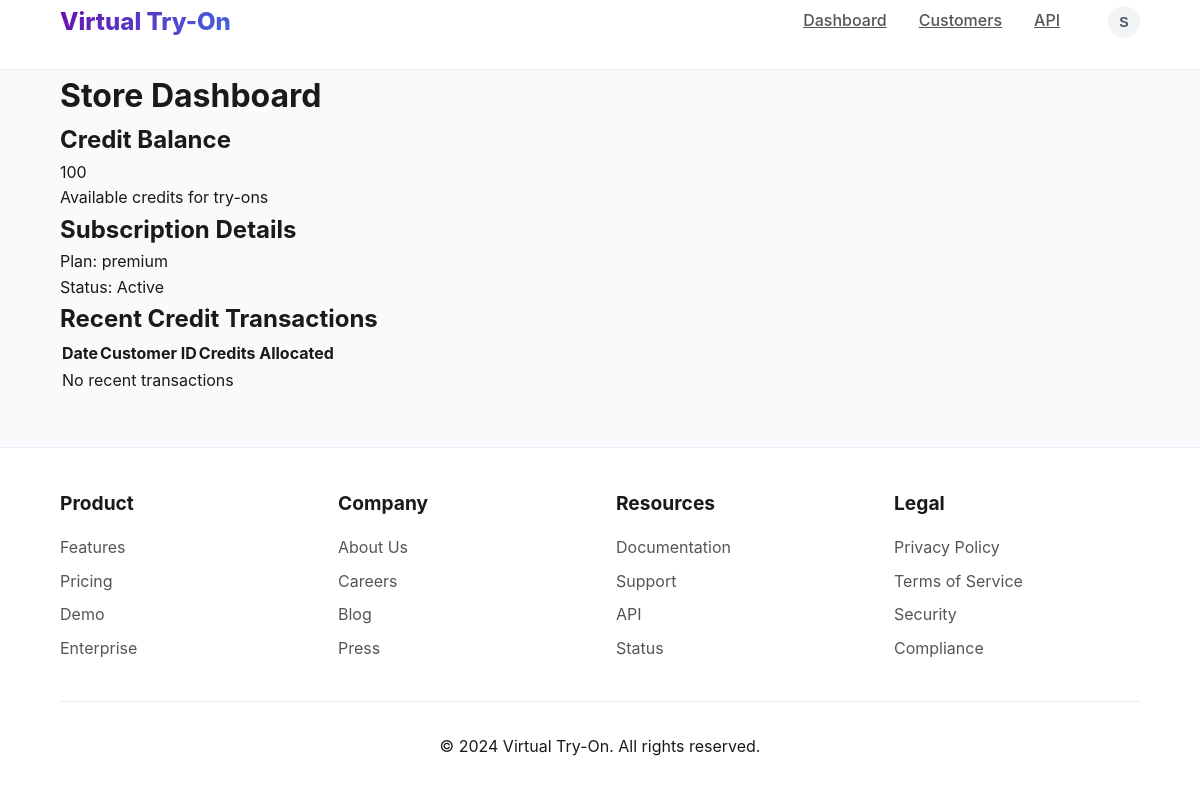
The app's page /store/dashboard (signed in) with its own data.
### app/core/models.py (models this page shows, shortened)
class User(UserMixin, db.Model):
    id = db.Column(db.Integer, primary_key=True)
    email = db.Column(db.String(120), unique=True, nullable=False)
    password_hash = db.Column(db.String(255), nullable=False)
    role = db.Column(db.String(20), nullable=False)  # Roles: admin, store, customer
    store_id = db.Column(db.Integer, db.ForeignKey('store.id'), nullable=True)  # Nullable for general customers
    credit_balance = db.Column(db.Integer, default=0)  # Added credit balance for all users
    created_at = db.Column(db.DateTime, default=db.func.current_timestamp())

class Store(db.Model):
    id = db.Column(db.Integer, primary_key=True)
    name = db.Column(db.String(120), nullable=False)
    subscription_plan = db.Column(db.String(20), default='basic')  # Plan types: basic, premium
    is_active = db.Column(db.Boolean, default=True)
    credit_balance = db.Column(db.Integer, default=0)
    users = db.relationship('User', backref='store', lazy=True)

### app/store/routes.py (the view)
@store_bp.route('/dashboard', methods=['GET'])
@login_required
def dashboard():
    if not current_user.store_id:
        return jsonify({'error': 'User is not associated with a store'}), 403
    transactions = (
        CreditTransaction.query.filter_by(to_user_id=current_user.id)
        .order_by(CreditTransaction.created_at.desc())
        .limit(10)
        .all()
    )
    return render_template('store/dashboard.html', recent_transactions=transactions)

### app/__init__.py (called while the page is built)
@login_manager.user_loader
def load_user(user_id):
    from app.core.models import User
    return User.query.get(int(user_id))

### app/templates/store/dashboard.html
{% extends "shared/base.html" %}
{% block content %}
<div class="container mx-auto px-4 py-8">
    <div class="max-w-4xl mx-auto">
        <h1 class="text-2xl font-bold mb-6">Store Dashboard</h1>
        <div class="bg-white shadow rounded-lg p-6 mb-6">
            <h2 class="text-xl font-semibold mb-4">Credit Balance</h2>
            <div class="text-3xl font-bold text-blue-600">{{ current_user.store.credit_balance }}</div>
            <p class="text-gray-600 mt-2">Available credits for try-ons</p>
        </div>
        <div class="bg-white shadow rounded-lg p-6 mb-6">
            <h2 class="text-xl font-semibold mb-4">Subscription Details</h2>
            <div class="space-y-2">
                <p><span class="font-medium">Plan:</span> {{ current_user.store.subscription_plan }}</p>
                <p><span class="font-medium">Status:</span>
                    {% if current_user.store.is_active %}
                        <span class="text-green-600">Active</span>
                    {% else %}
                        <span class="text-red-600">Inactive</span>
                    {% endif %}
                </p>
            </div>
        </div>
        <div class="bg-white shadow rounded-lg p-6">
            <h2 class="text-xl font-semibold mb-4">Recent Credit Transactions</h2>
            <table class="min-w-full table-auto text-left border-collapse border border-gray-200">
                <thead class="bg-gray-100">
                    <tr>
                        <th class="py-2 px-4 border border-gray-200">Date</th>
                        <th class="py-2 px-4 border border-gray-200">Customer ID</th>
                        <th class="py-2 px-4 border border-gray-200">Credits Allocated</th>
                    </tr>
                </thead>
                <tbody>
                    {% for transaction in recent_transactions %}
                        <tr>
                            <td class="py-2 px-4 border border-gray-200">{{ transaction.created_at.strftime('%Y-%m-%d') }}</td>
                            <td class="py-2 px-4 border border-gray-200">{{ transaction.to_user_id }}</td>
                            <td class="py-2 px-4 border border-gray-200 text-blue-600 font-bold">+{{ transaction.amount }}</td>
                        </tr>
                    {% else %}
                        <tr>
                            <td colspan="3" class="py-4 text-center text-gray-500">No recent transactions</td>
                        </tr>
                    {% endfor %}
                </tbody>
            </table>
        </div>
    </div>
</div>
{% endblock %}

### app/templates/shared/base.html (shortened to what this page needs)
<!DOCTYPE html>
<html lang="en">
<head>
</head>
<body>
 <header>
    <div class="container">
      <nav>
        <a href="/" class="logo">Virtual Try-On</a>
        <div class="nav-links" id="nav-links">
          {% if current_user.is_authenticated %}
            {% if current_user.role == 'store' %}
              <a href="{{ url_for('store.dashboard') }}" class="nav-link">Dashboard</a>
              <a href="{{ url_for('store.customers') }}" class="nav-link">Customers</a>
              <a href="{{ url_for('store.api_dashboard') }}" class="nav-link">API</a>
            {% endif %}
            <div class="user-menu">
              <button class="user-avatar" id="user-menu-button">
                <span>{{ current_user.email[0].upper() }}</span>
              </button>
            </div>
          {% else %}
            <div class="auth-buttons">
              <a href="{{ url_for('auth.login') }}" class="login-btn">Log In</a>
              <a href="{{ url_for('auth.register') }}" class="signup-btn">Sign Up</a>
            </div>
          {% endif %}
        </div>
      </nav>
    </div>
  </header>
  <main class="flex-grow max-w-7xl w-full mx-auto px-4 sm:px-6 lg:px-8 py-8">
    {% block content %}{% endblock %}
</main>
  <footer>
    <div class="container">
      <div class="footer-content">
        <div class="footer-section">
          <h5>Product</h5>
          <ul>
            <li><a href="#features">Features</a></li>
            <li><a href="#pricing">Pricing</a></li>
            <li><a href="#demo">Demo</a></li>
            <li><a href="#enterprise">Enterprise</a></li>
          </ul>
        </div>
        <div class="footer-section">
          <h5>Company</h5>
          <ul>
            <li><a href="#about">About Us</a></li>
            <li><a href="#careers">Careers</a></li>
            <li><a href="#blog">Blog</a></li>
            <li><a href="#press">Press</a></li>
          </ul>
        </div>
        <div class="footer-section">
          <h5>Resources</h5>
          <ul>
            <li><a href="#docs">Documentation</a></li>
            <li><a href="#support">Support</a></li>
            <li><a href="#api">API</a></li>
            <li><a href="#status">Status</a></li>
          </ul>
        </div>
        <div class="footer-section">
          <h5>Legal</h5>
          <ul>
            <li><a href="#privacy">Privacy Policy</a></li>
            <li><a href="#terms">Terms of Service</a></li>
            <li><a href="#security">Security</a></li>
            <li><a href="#compliance">Compliance</a></li>
          </ul>
        </div>
      </div>
      <div style="text-align: center; margin-top: 2rem; padding-top: 2rem; border-top: 1px solid rgba(106, 13, 173, 0.1);">
        <p>&copy; 2024 Virtual Try-On. All rights reserved.</p>
      </div>
    </div>
  </footer>
    </body>
    </html>

### app/templates/shared/base.html (style rules this page uses)
* { margin: 0; padding: 0; box-sizing: border-box; }
body { font-family: 'Inter', system-ui, -apple-system, sans-serif; background: #f9fafb; color: #1a1a1a; line-height: 1.6; display: flex; flex-direction: column; min-height: 100vh; padding-top: 70px; }
.container { width: 90%; max-width: 1200px; margin: 0 auto; }
header { position: fixed; top: 0; left: 0; right: 0; height: 70px; background: rgba(255, 255, 255, 0.98); backdrop-filter: blur(8px); border-bottom: 1px solid rgba(106, 13, 173, 0.1); z-index: 1000; }
nav { display: flex; justify-content: space-between; align-items: center; height: 100%; }
.logo { font-size: 1.5em; font-weight: 800; background: linear-gradient(135deg, #6a0dad, #4169e1); -webkit-background-clip: text; background-clip: text; color: transparent; transition: opacity 0.3s; }
footer { background: white; padding: 40px 0; margin-top: auto; border-top: 1px solid rgba(106, 13, 173, 0.1); }
.footer-content { display: grid; grid-template-columns: repeat(auto-fit, minmax(200px, 1fr)); gap: 2rem; }
.footer-section h5 { font-size: 1.2rem; margin-bottom: 1rem; color: #1a1a1a; }
.footer-section ul { list-style: none; }
.footer-section ul li { margin-bottom: 0.5rem; }
.footer-section a { color: #555; text-decoration: none; transition: color 0.3s; }
.nav-links { display: flex; gap: 2rem; align-items: center; }
.nav-link { color: #555; font-weight: 500; padding: 0.5rem 0; border-bottom: 2px solid transparent; transition: all 0.3s ease; }
.user-menu { position: relative; margin-left: 1rem; }
.user-avatar { width: 2rem; height: 2rem; border-radius: 9999px; background: #f3f4f6; display: flex; align-items: center; justify-content: center; cursor: pointer; border: 2px solid transparent; transition: border-color 0.3s ease; }
.user-avatar span { font-size: 0.875rem; font-weight: 600; color: #4b5563; }

### records on screen
User: email "S"
Store: store.credit_balance "100", store.subscription_plan "premium"
